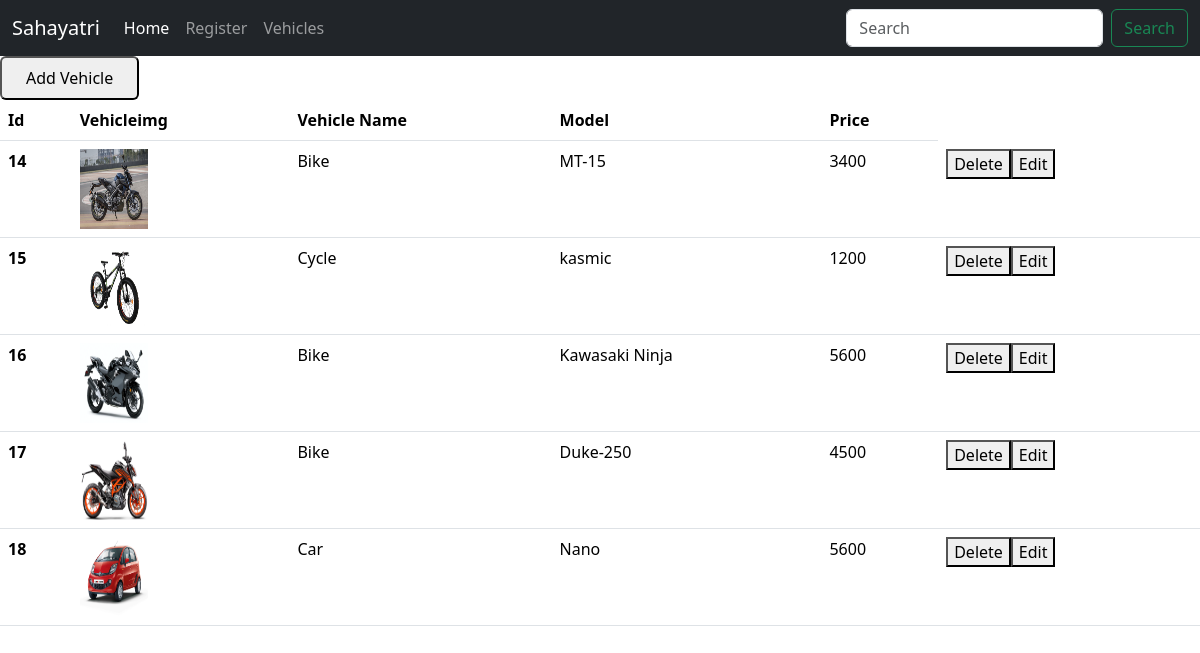
The app's page /sahafront/sahaback/vehicle.php with its own data.
### tables this page shows
CREATE TABLE `vehicles` (
  `id` int(11) NOT NULL,
  `img` varchar(255) DEFAULT NULL,
  `vehiclename` varchar(100) DEFAULT NULL,
  `model` varchar(50) DEFAULT NULL,
  `price` int(11) DEFAULT NULL
);

### sahafront/sahaback/vehicle.php (the view, shortened to what this page needs)
<!DOCTYPE html>
<html lang="en">
<head>
  <link href="https://cdn.jsdelivr.net/npm/bootstrap@5.3.2/dist/css/bootstrap.min.css" rel="stylesheet"
>
</head>
<body>
  <nav class="navbar navbar-expand-lg navbar-dark bg-dark">
    <div class="container-fluid">
      <a class="navbar-brand" href="#">Sahayatri</a>
      <div class="collapse navbar-collapse" id="navbarSupportedContent">
        <ul class="navbar-nav me-auto mb-2 mb-lg-0">
          <li class="nav-item">
            <a class="nav-link active" aria-current="page" href="index.php">Home</a>
          </li>
          <li class="nav-item">
            <a class="nav-link" href="new.php">Register</a>
          </li>
          <li class="nav-item">
            <a class="nav-link" href="vehicle.php">Vehicles</a>
          </li>
        </ul>
        <form class="search-box d-flex">
          <input class="form-control me-2" type="search" autocomplete="off" placeholder="Search" aria-label="Search">
          <button class="btn btn-outline-success" type="submit">Search</button>
        </form>
      </div>
    </div>
  </nav>
  <button id="openModal" class="bg-blue-500 hover:bg-blue-700 text-black font-bold py-2 px-4 rounded">
    Add Vehicle
  </button>
  <table class="table">
    <thead>
      <tr>
        <th scope="col">Id</th>
        <th scope="col">Vehicleimg</th>
        <th scope="col">Vehicle Name</th>
        <th scope="col">Model</th>
        <th scope="col">Price</th>
      </tr>
    </thead>
    <tbody>
      <?php
      $servername = "localhost";
      $username = "root";
      $password = "";
      $database = "mydb";
      $conn = new mysqli($servername, $username, $password, $database);
      $query = "SELECT * FROM vehicles";
      $result = $conn->query($query);
      if ($result->num_rows > 0) {
        while ($row = $result->fetch_assoc()) {
          $id = $row['id'];
          echo "<tr><th scope='row'>" . $id . "</th>";
          echo "<td><img height='80px' width='68px' src='" . $row['img'] . "'</td>";
          echo "<td>" . $row['vehiclename'] . "</td>";
          echo "<td>" . $row['model'] . "</td>";
          echo "<td>" . $row['price'] . "</td>";
          echo "<td><a href='vehicledel.php?delete_id=$id'><button>Delete</button></a>";
          echo "<a href='vehicleedit.php?edit_id=$id'><button>Edit</button></a> </td></tr>";
        }
      }
      ?>
    </tbody>
  </table>
</body>
</html>

### records on screen
vehicles: id "14", img (picture), vehiclename "Bike", model "MT-15", price "3400"
vehicles: id "15", img (picture), vehiclename "Cycle", model "kasmic", price "1200"
vehicles: id "16", img (picture), vehiclename "Bike", model "Kawasaki Ninja", price "5600"
vehicles: id "17", img (picture), vehiclename "Bike", model "Duke-250", price "4500"
vehicles: id "18", img (picture), vehiclename "Car", model "Nano", price "5600"
